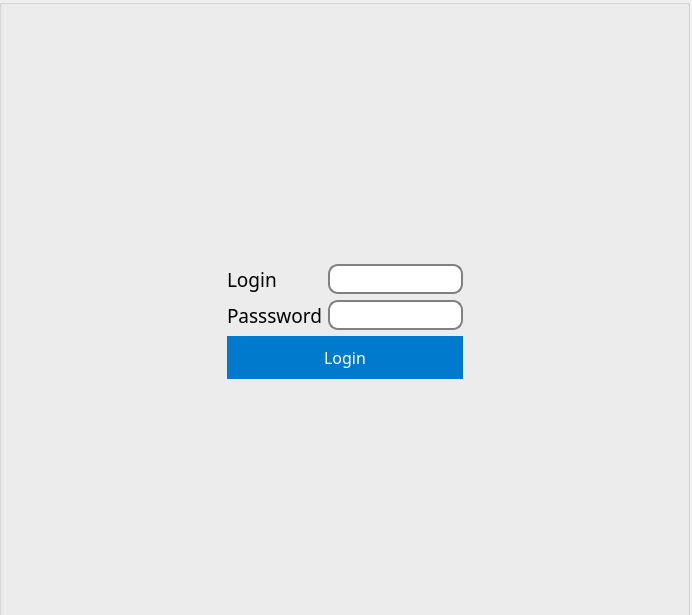
<?xml version="1.0" encoding="UTF-8"?>
<ui version="4.0">
 <class>loginpage</class>
 <widget class="QDialog" name="loginpage">
  <property name="geometry">
   <rect>
    <x>0</x>
    <y>0</y>
    <width>692</width>
    <height>615</height>
   </rect>
  </property>
  <property name="font">
   <font>
    <family>Poppins</family>
    <pointsize>12</pointsize>
   </font>
  </property>
  <property name="windowTitle">
   <string>Dialog</string>
  </property>
  <widget class="QGroupBox" name="groupBox">
   <property name="geometry">
    <rect>
     <x>-1</x>
     <y>-1</y>
     <width>691</width>
     <height>621</height>
    </rect>
   </property>
   <property name="font">
    <font>
     <family>Poppins</family>
     <pointsize>14</pointsize>
    </font>
   </property>
   <property name="styleSheet">
    <string notr="true">QPushButton {
  display: block;
  width: 100%;
  padding: 10px;
  border: none;
  border-radius: 30px;
  background-color: #007ACC;
  color: #FFFFFF;
  font-size: 16px;
  cursor: pointer;
  transition: background-color 0.3s ease;
}
QLineEdit {
        border: 2px solid gray;
        border-radius: 10px;
        padding: 4px;
        background-color: white;
        color: black;
        font-size: 14px;
    }
    QLineEdit:focus {
        border-color: blue;
    }
</string>
   </property>
   <property name="title">
    <string/>
   </property>
   <layout class="QGridLayout" name="gridLayout_2">
    <item row="5" column="1">
     <spacer name="verticalSpacer">
      <property name="orientation">
       <enum>Qt::Vertical</enum>
      </property>
      <property name="sizeHint" stdset="0">
       <size>
        <width>20</width>
        <height>40</height>
       </size>
      </property>
     </spacer>
    </item>
    <item row="4" column="1">
     <widget class="QPushButton" name="pushButton__login">
      <property name="font">
       <font>
        <family>Poppins</family>
        <pointsize>-1</pointsize>
       </font>
      </property>
      <property name="text">
       <string>Login</string>
      </property>
     </widget>
    </item>
    <item row="3" column="0">
     <spacer name="horizontalSpacer">
      <property name="orientation">
       <enum>Qt::Horizontal</enum>
      </property>
      <property name="sizeHint" stdset="0">
       <size>
        <width>40</width>
        <height>20</height>
       </size>
      </property>
     </spacer>
    </item>
    <item row="3" column="2">
     <spacer name="horizontalSpacer_2">
      <property name="orientation">
       <enum>Qt::Horizontal</enum>
      </property>
      <property name="sizeHint" stdset="0">
       <size>
        <width>40</width>
        <height>20</height>
       </size>
      </property>
     </spacer>
    </item>
    <item row="1" column="1">
     <spacer name="verticalSpacer_2">
      <property name="orientation">
       <enum>Qt::Vertical</enum>
      </property>
      <property name="sizeHint" stdset="0">
       <size>
        <width>20</width>
        <height>40</height>
       </size>
      </property>
     </spacer>
    </item>
    <item row="3" column="1">
     <layout class="QGridLayout" name="gridLayout">
      <item row="1" column="0">
       <widget class="QLabel" name="label_2">
        <property name="font">
         <font>
          <family>Poppins</family>
          <pointsize>14</pointsize>
         </font>
        </property>
        <property name="text">
         <string>Passsword</string>
        </property>
       </widget>
      </item>
      <item row="1" column="1">
       <widget class="QLineEdit" name="lineEdit_password">
        <property name="echoMode">
         <enum>QLineEdit::Password</enum>
        </property>
       </widget>
      </item>
      <item row="0" column="1">
       <widget class="QLineEdit" name="lineEdit_login"/>
      </item>
      <item row="0" column="0">
       <widget class="QLabel" name="label">
        <property name="font">
         <font>
          <family>Poppins</family>
          <pointsize>14</pointsize>
         </font>
        </property>
        <property name="text">
         <string>Login</string>
        </property>
       </widget>
      </item>
     </layout>
    </item>
    <item row="2" column="1">
     <widget class="QLabel" name="label_pic">
      <property name="focusPolicy">
       <enum>Qt::WheelFocus</enum>
      </property>
      <property name="text">
       <string/>
      </property>
      <property name="alignment">
       <set>Qt::AlignCenter</set>
      </property>
     </widget>
    </item>
   </layout>
  </widget>
 </widget>
 <resources/>
 <connections/>
</ui>
